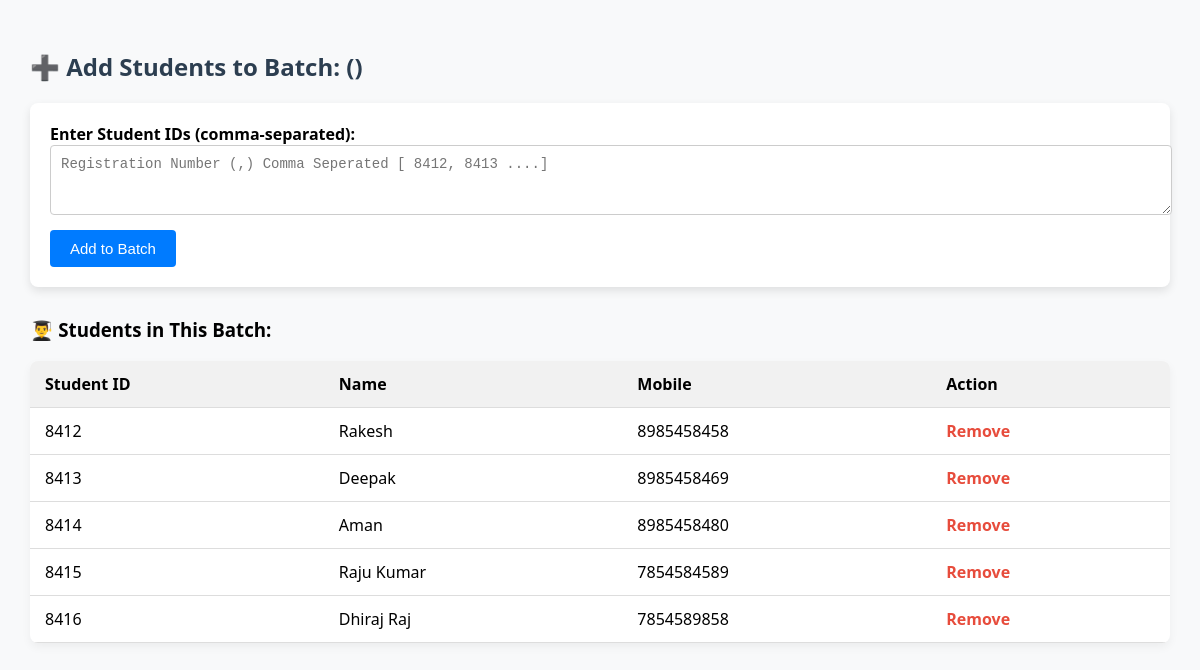
/center/add_students_to_batch/1 (signed in), run on an earlier commit of the app's database.
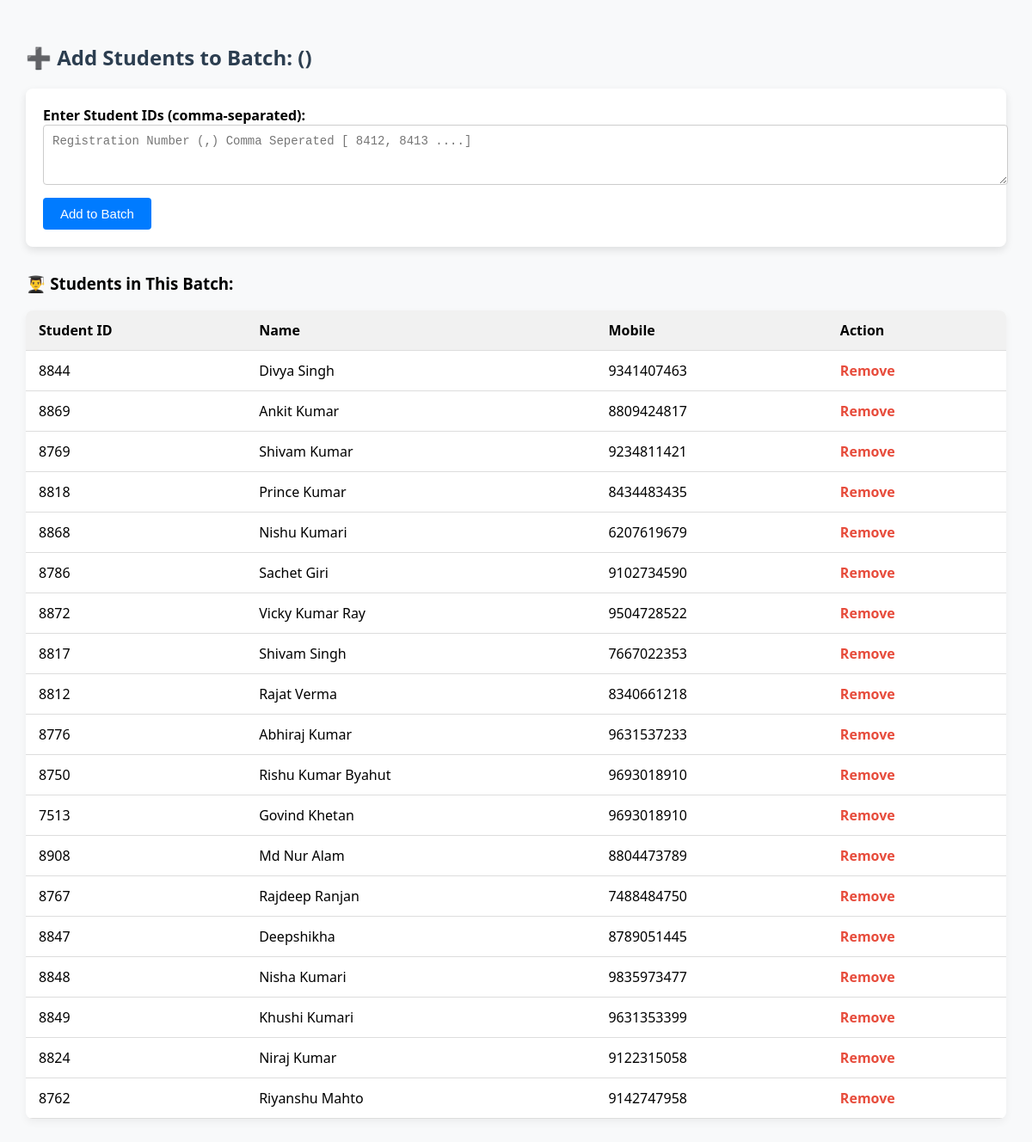
And on a later commit of the database.
### tables this page shows
CREATE TABLE students (
            id INTEGER PRIMARY KEY AUTOINCREMENT,
            student_id TEXT UNIQUE,
            center_code TEXT,
            batch_id TEXT,
            name TEXT,
            father_name TEXT,
            dob TEXT,
            gender TEXT,
            mobile TEXT,
            alt_mobile TEXT,
            email TEXT,
            address TEXT,
            city TEXT,
            pin_code TEXT,
            state TEXT,
            qualification TEXT,
            passing_year TEXT,
            school TEXT,
            board TEXT,
            admission_date TEXT,
            photo TEXT,
            status TEXT DEFAULT 'Active'
        );

### app.py (the view, shortened to what this page needs)
@app.route('/center/add_students_to_batch/<string:batch_id>', methods=['GET', 'POST'])
def add_students_to_batch(batch_id):
    if not session.get('center_logged_in'):
        return redirect('/center_login')
    conn = sqlite3.connect(DB_PATH)
    conn.row_factory = sqlite3.Row
    cursor = conn.cursor()
    cursor.execute("SELECT * FROM batches WHERE batch_code = ?", (batch_id,))
    batch = cursor.fetchone()
    messages = []
    valid_students = []
    cursor.execute("SELECT * FROM students WHERE batch_id = ?", (batch_id,))
    batch_students = cursor.fetchall()
    conn.close()
    return render_template('center/add_students_to_batch.html', batch=batch,
                           batch_students=batch_students, messages=messages, added_students=valid_students)

### templates/center/add_students_to_batch.html (shortened to what this page needs)
<!DOCTYPE html>
<html>
<head>
</head>
<body>
  <h2>➕ Add Students to Batch: {{ batch.batch_name }} ({{ batch.batch_id }})</h2>
  <form method="POST">
    <label><strong>Enter Student IDs (comma-separated):</strong></label><br>
    <textarea name="student_ids" rows="3" placeholder="Registration Number (,) Comma Seperated [ 8412, 8413 ....]"></textarea><br>
    <button type="submit">Add to Batch</button>
  </form>
  <h3>👨‍🎓 Students in This Batch:</h3>
  <table class="student-table">
    <thead>
      <tr>
        <th>Student ID</th>
        <th>Name</th>
        <th>Mobile</th>
        <th>Action</th>
      </tr>
    </thead>
    <tbody>
    {% for student in batch_students %}
      <tr>
        <td>{{ student.student_id }}</td>
        <td>{{ student.name }}</td>
        <td>{{ student.mobile }}</td>
        <td>
          <a href="/center/remove_from_batch/{{ student.student_id }}" onclick="return confirm('Remove this student?')">Remove</a>
        </td>
      </tr>
    {% endfor %}
    </tbody>
  </table>
</body>
</html>

What changed in the data, as far as the page shows it:
no longer on this page (row edited): students: student_id "8412", name "Rakesh", mobile "8985458458"
no longer on this page (row edited): students: student_id "8413", name "Deepak", mobile "8985458469"
no longer on this page (row edited): students: student_id "8414", name "Aman", mobile "8985458480"
no longer on this page (row edited): students: student_id "8415", name "Raju Kumar", mobile "7854584589"
no longer on this page (row edited): students: student_id "8416", name "Dhiraj Raj", mobile "7854589858"
added students: student_id "8844", name "Divya Singh", mobile "9341407463"
added students: student_id "8869", name "Ankit Kumar", mobile "8809424817"
added students: student_id "8769", name "Shivam Kumar", mobile "9234811421"
added students: student_id "8818", name "Prince Kumar", mobile "8434483435"
added students: student_id "8868", name "Nishu Kumari", mobile "6207619679"
added students: student_id "8786", name "Sachet Giri", mobile "9102734590"
added students: student_id "8872", name "Vicky Kumar Ray", mobile "9504728522"
added students: student_id "8817", name "Shivam Singh", mobile "7667022353"
added students: student_id "8812", name "Rajat Verma", mobile "8340661218"
added students: student_id "8776", name "Abhiraj Kumar", mobile "9631537233"
added students: student_id "8750", name "Rishu Kumar Byahut", mobile "9693018910"
added students: student_id "7513", name "Govind Khetan", mobile "9693018910"
added students: student_id "8908", name "Md Nur Alam", mobile "8804473789"
added students: student_id "8767", name "Rajdeep Ranjan", mobile "7488484750"
added students: student_id "8847", name "Deepshikha", mobile "8789051445"
added students: student_id "8848", name "Nisha Kumari", mobile "9835973477"
added students: student_id "8849", name "Khushi Kumari", mobile "9631353399"
added students: student_id "8824", name "Niraj Kumar", mobile "9122315058"
added students: student_id "8762", name "Riyanshu Mahto", mobile "9142747958"
